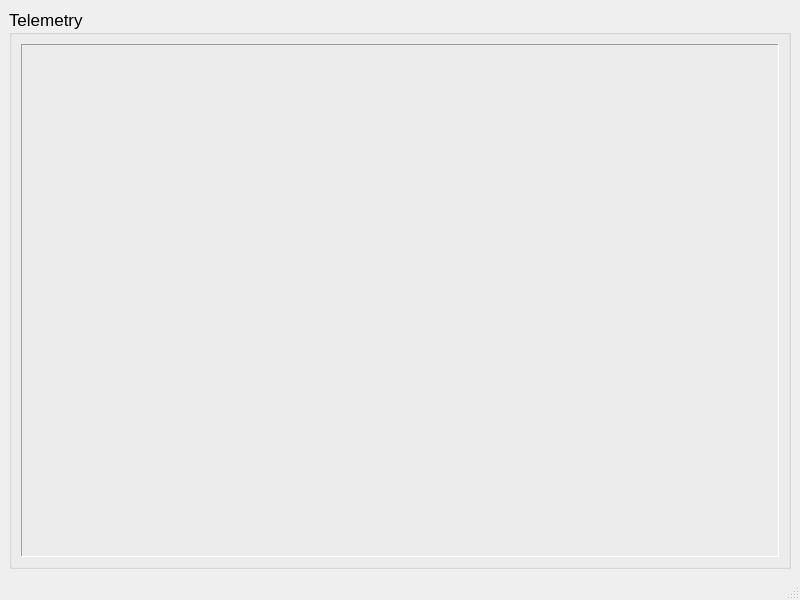
<?xml version="1.0" encoding="UTF-8"?>
<ui version="4.0">
 <class>QMavlinkNpu</class>
 <widget class="QMainWindow" name="QMavlinkNpu">
  <property name="geometry">
   <rect>
    <x>0</x>
    <y>0</y>
    <width>800</width>
    <height>600</height>
   </rect>
  </property>
  <property name="windowTitle">
   <string>QMavlinkNpu</string>
  </property>
  <widget class="QWidget" name="centralwidget">
   <layout class="QGridLayout" name="gridLayout">
    <item row="0" column="0">
     <widget class="QGroupBox" name="groupBox">
      <property name="font">
       <font>
        <pointsize>13</pointsize>
       </font>
      </property>
      <property name="title">
       <string>Telemetry</string>
      </property>
      <layout class="QVBoxLayout" name="verticalLayout">
       <item>
        <widget class="QLabel" name="label">
         <property name="font">
          <font>
           <pointsize>12</pointsize>
          </font>
         </property>
         <property name="frameShape">
          <enum>QFrame::Panel</enum>
         </property>
         <property name="frameShadow">
          <enum>QFrame::Sunken</enum>
         </property>
         <property name="text">
          <string/>
         </property>
         <property name="alignment">
          <set>Qt::AlignLeading|Qt::AlignLeft|Qt::AlignTop</set>
         </property>
        </widget>
       </item>
      </layout>
     </widget>
    </item>
   </layout>
  </widget>
  <widget class="QMenuBar" name="menubar">
   <property name="geometry">
    <rect>
     <x>0</x>
     <y>0</y>
     <width>800</width>
     <height>23</height>
    </rect>
   </property>
  </widget>
  <widget class="QStatusBar" name="statusbar"/>
 </widget>
 <resources/>
 <connections/>
</ui>
